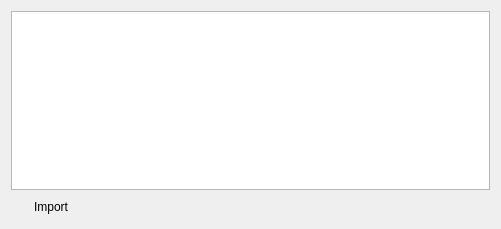
<?xml version="1.0" encoding="UTF-8"?>
<ui version="4.0">
 <class>ImportDIGTriggerWidget</class>
 <widget class="QWidget" name="ImportDIGTriggerWidget">
  <property name="geometry">
   <rect>
    <x>0</x>
    <y>0</y>
    <width>501</width>
    <height>229</height>
   </rect>
  </property>
  <property name="windowTitle">
   <string>ImportDIGTriggerWidget</string>
  </property>
  <property name="toolTip">
   <string>ImportDIGTriggerWidget</string>
  </property>
  <property name="statusTip">
   <string>ImportDIGTriggerWidget</string>
  </property>
  <property name="whatsThis">
   <string>ImportDIGTriggerWidget</string>
  </property>
  <layout class="QGridLayout" name="gridLayout">
   <item row="0" column="0">
    <widget class="QTableView" name="tableView">
     <property name="toolTip">
      <string>DIG Triggers defined in the acqusition protocol</string>
     </property>
     <property name="statusTip">
      <string>DIG Triggers defined in the acqusition protocol</string>
     </property>
     <property name="whatsThis">
      <string>DIG Triggers defined in the acqusition protocol</string>
     </property>
    </widget>
   </item>
   <item row="1" column="0">
    <layout class="QHBoxLayout" name="horizontalLayout">
     <item>
      <widget class="QPushButton" name="importPushButton">
       <property name="toolTip">
        <string>Import from recording protocol</string>
       </property>
       <property name="statusTip">
        <string>Import from recording protocol</string>
       </property>
       <property name="whatsThis">
        <string>Import from recording protocol</string>
       </property>
       <property name="text">
        <string>Import</string>
       </property>
       <property name="icon">
        <iconset theme="document-import"/>
       </property>
       <property name="flat">
        <bool>true</bool>
       </property>
      </widget>
     </item>
     <item>
      <spacer name="horizontalSpacer">
       <property name="orientation">
        <enum>Qt::Orientation::Horizontal</enum>
       </property>
       <property name="sizeHint" stdset="0">
        <size>
         <width>40</width>
         <height>20</height>
        </size>
       </property>
      </spacer>
     </item>
    </layout>
   </item>
  </layout>
 </widget>
 <resources/>
 <connections/>
</ui>
